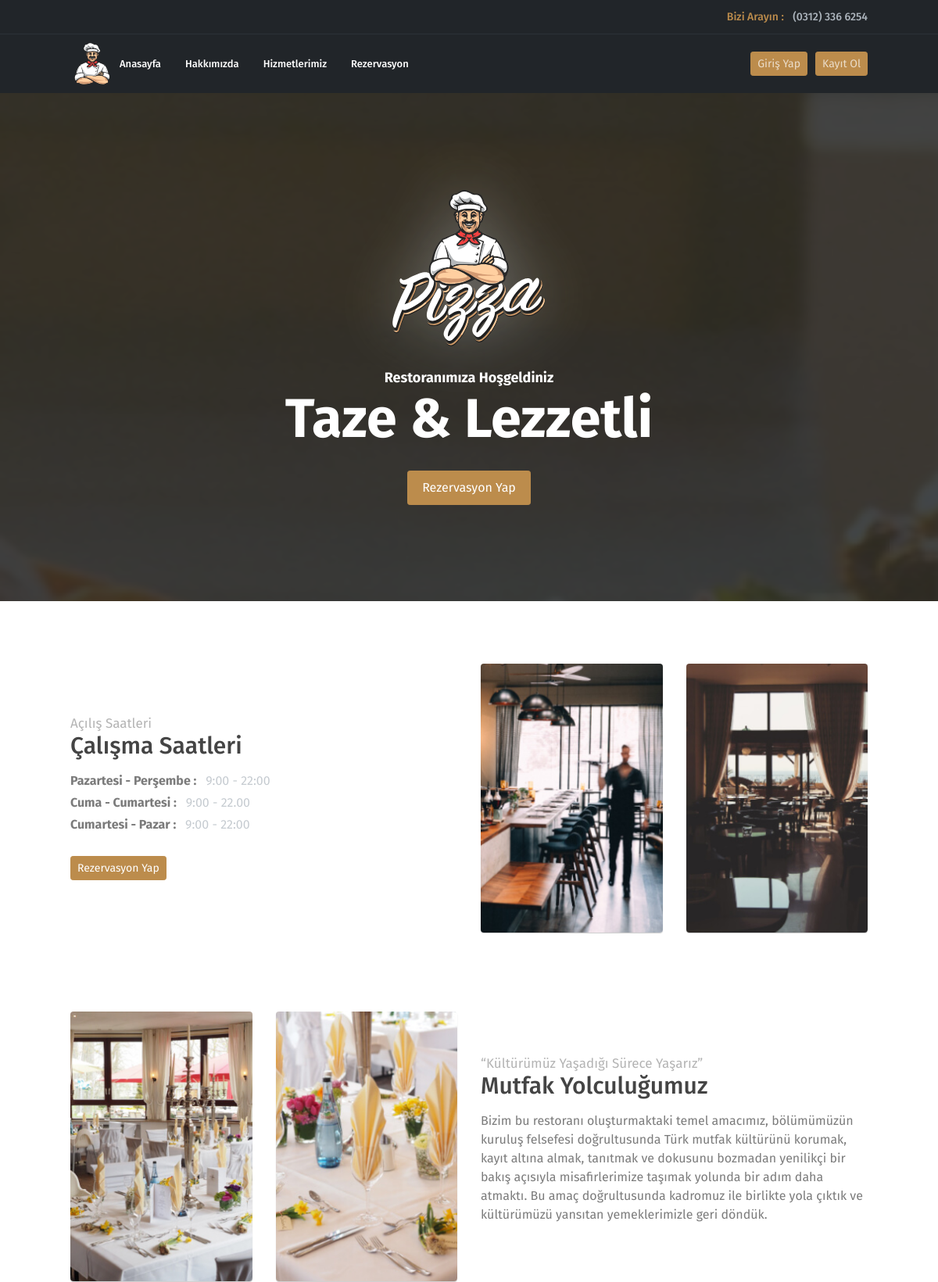
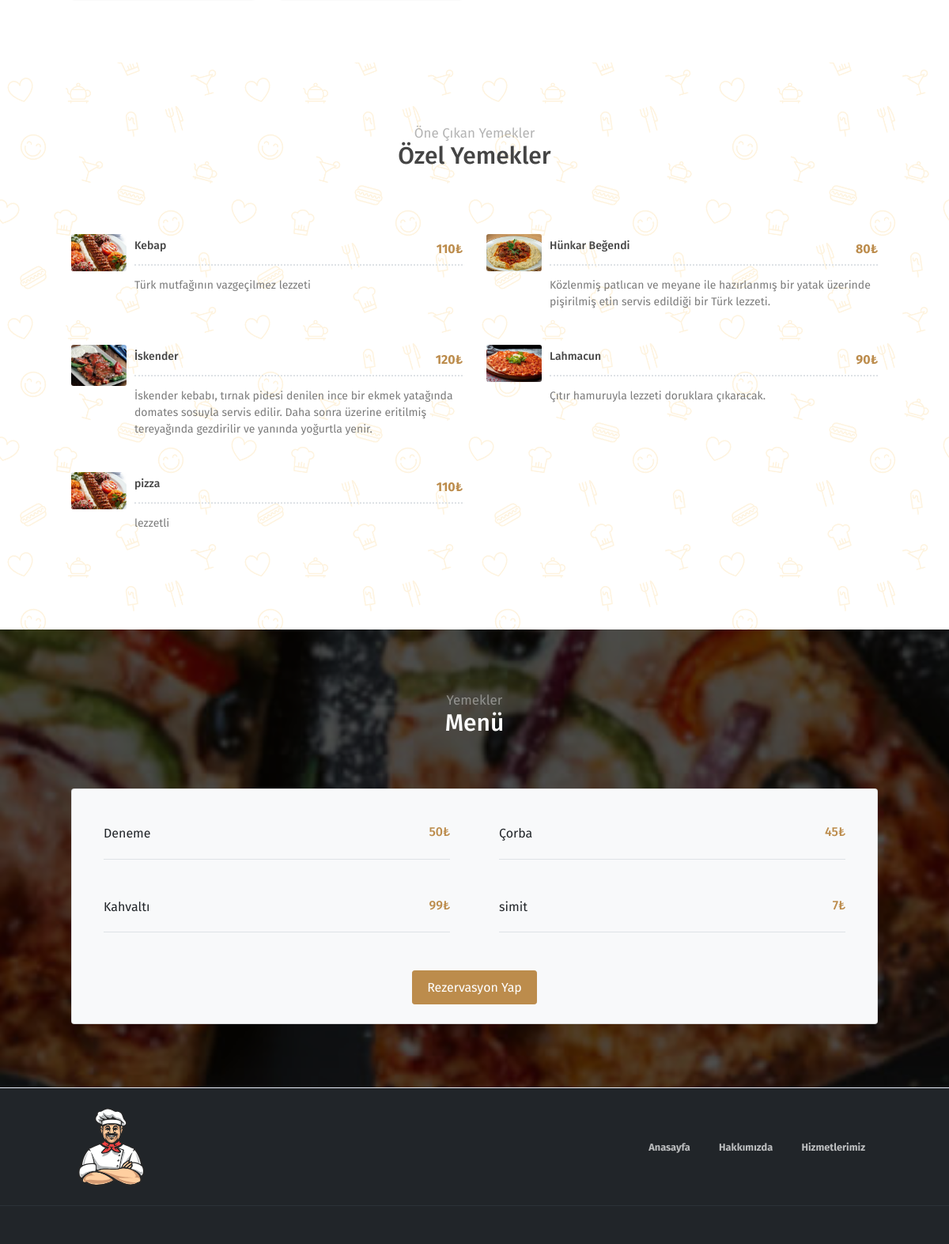
/pigga/index.php, run on the app's committed database (2 pictures, top to bottom).
### tables this page shows
CREATE TABLE `yemekler` (
  `id` int(11) UNSIGNED NOT NULL,
  `yemekAdi` varchar(100) NOT NULL,
  `yemekAciklama` varchar(500) NOT NULL,
  `yemekFiyat` varchar(100) NOT NULL,
  `yemekFoto` varchar(500) NOT NULL
);

CREATE TABLE `alt_yemekler` (
  `id` int(11) UNSIGNED NOT NULL,
  `yemekAdi` varchar(100) NOT NULL,
  `yemekFiyat` varchar(10) NOT NULL
);

### pigga/index.php (the view, shortened to what this page needs)
<?php require("backup.php"); ?>
<!DOCTYPE html>
<html lang="en">
<head>
    <link rel="stylesheet" href="assets/vendors/themify-icons/css/themify-icons.css">
	<link rel="stylesheet" href="assets/css/pigga.css">
</head>
<body data-spy="scroll" data-target=".navbar" data-offset="40" id="home">
    <nav class="navbar nav-first navbar-dark bg-dark">
        <div class="container">
            <ul class="navbar-nav ml-auto">
                <li class="nav-item">
                    <a class="nav-link text-primary" href="#home">Bizi Arayın : <span class="pl-2 text-muted">(0312) 336 6254</span></a>
                </li>
            </ul>
        </div>
    </nav>
    <nav class="nav-second navbar custom-navbar navbar-expand-sm navbar-dark bg-dark sticky-top">
        <div class="container">
            <a href="index.php">
            <img src="assets/imgs/navbar-brand.svg" style="width: 55px; height: 55px;" alt="Download free bootstrap 4 landing page, free boootstrap 4 templates, Download free bootstrap 4.1 landing page, free boootstrap 4.1.1 templates, Pigga Landing page">
            </a>
            <div class="collapse navbar-collapse" id="navbarSupportedContent">
                <ul class="navbar-nav mr-auto">
                    <li class="nav-item">
                        <a class="nav-link" href="index.php">Anasayfa</a>
                    </li>
                    <li class="nav-item">
                        <a class="nav-link" href="#about">Hakkımızda</a>
                    </li>
                    <li class="nav-item">
                        <a class="nav-link" href="#service">Hizmetlerimiz</a>
                    </li>
                    <li class="nav-item">
                        <a class="nav-link" href="rezervasyon.php">Rezervasyon</a>
                    </li>
                </ul>
                    <?php
                        if (isset($_SESSION['kullanici'])){?>
                            <ul class="navbar-nav ml-auto">
                                <li class="nav-item">
                                <div class="btn-group" style="margin-bottom: 5px;">
                                    <button type="button" style="color: #bc8c4c;" class="btn dropdown-toggle btn-sm" data-bs-toggle="dropdown" aria-expanded="false">
                                        <?php echo $getUsername;?>
                                    </button>
                                    <ul class="dropdown-menu" style="background-color: #bc8c4c;">
                                        <li><a class="dropdown-item" href="gecmisRezervasyon.php" style="color:#ffffff; background-color: #bc8c4c;">İşlemler</a></li>
                                    </ul>
                                </div>
                                     <span style="font-size: x-large; margin-left: 5px;">|</span>
                                 </li>
                    <li class="nav-item" style="margin-left: 10px;">
                        <a href="cikisYap.php" class="btn btn-primary btn-sm">Çıkış Yap</a>
                    </li>
                        </ul>
                       <?php }else{?>
                            <ul class="navbar-nav ml-auto">
                    <li class="nav-item">
                        <a href="girisyap.php" class="btn btn-primary btn-sm">Giriş Yap</a>
                    </li>
                    <li class="nav-item" style="margin-left: 10px;">
                        <a href="kayitol.php" class="btn btn-primary btn-sm">Kayıt Ol</a>
                    </li>
                </ul>
                            <?php
                        }
                    ?>
            </div>
        </div>
    </nav>
    <header class="header">
        <div class="overlay">
            <img src="assets/imgs/logo.svg" alt="Download free bootstrap 4 landing page, free boootstrap 4 templates, Download free bootstrap 4.1 landing page, free boootstrap 4.1.1 templates, Pigga Landing page" class="logo">
            <h1 class="subtitle">Restoranımıza Hoşgeldiniz</h1>
            <h1 class="title">Taze &amp; Lezzetli</h1>
            <a class="btn btn-primary mt-3" href="rezervasyon.php">Rezervasyon Yap</a>
        </div>
    </header>
    <section id="about">
        <div class="container">
            <div class="row align-items-center">
                <div class="col-md-6">
                    <h6 class="section-subtitle">Açılış Saatleri</h6>
                    <h3 class="section-title">Çalışma Saatleri</h3>
                    <p class="mb-1 font-weight-bold">Pazartesi - Perşembe : <span class="font-weight-normal pl-2 text-muted">9:00  - 22:00 </span></p>
                    <p class="mb-1 font-weight-bold">Cuma - Cumartesi : <span class="font-weight-normal pl-2 text-muted">9:00  - 22.00</span></p>
                    <p class="mb-1 font-weight-bold">Cumartesi - Pazar : <span class="font-weight-normal pl-2 text-muted">9:00 - 22:00</span></p>
                    <a href="rezervasyon.php" class="btn btn-primary btn-sm w-md mt-4">Rezervasyon Yap</a>
                </div>
                <div class="col-md-6">
                    <div class="row">
                        <div class="col">
                            <img alt="Download free bootstrap 4 landing page, free boootstrap 4 templates, Download free bootstrap 4.1 landing page, free boootstrap 4.1.1 templates, Pigga Landing page" src="assets/imgs/about-1.jpg" class="w-100 rounded shadow">
                        </div>
                        <div class="col">
                            <img alt="Download free bootstrap 4 landing page, free boootstrap 4 templates, Download free bootstrap 4.1 landing page, free boootstrap 4.1.1 templates, Pigga Landing page" src="assets/imgs/about-2.jpg" class="w-100 rounded shadow">
                        </div>
                    </div>
                </div>
            </div>
            <div class="section-devider my-6 transparent"></div>
            <div class="row align-items-center">
                <div class="col-md-6">
                    <h6 class="section-subtitle">“Kültürümüz Yaşadığı Sürece Yaşarız”</h6>
                    <h3 class="section-title">Mutfak Yolculuğumuz</h3>
                    <p>Bizim bu restoranı oluşturmaktaki temel amacımız, bölümümüzün kuruluş felsefesi doğrultusunda Türk mutfak kültürünü korumak, kayıt altına almak, tanıtmak ve dokusunu bozmadan yenilikçi bir bakış açısıyla misafirlerimize taşımak yolunda bir adım daha atmaktı. Bu amaç doğrultusunda kadromuz ile birlikte yola çıktık ve kültürümüzü yansıtan yemeklerimizle geri döndük.</p>
                </div>
                <div class="col-md-6 order-1 order-sm-first">
                    <div class="row">
                        <div class="col">
                            <img alt="Download free bootstrap 4 landing page, free boootstrap 4 templates, Download free bootstrap 4.1 landing page, free boootstrap 4.1.1 templates, Pigga Landing page" src="assets/imgs/about-3.jpg" class="w-100 rounded shadow">
                        </div>
                        <div class="col">
                            <img alt="Download free bootstrap 4 landing page, free boootstrap 4 templates, Download free bootstrap 4.1 landing page, free boootstrap 4.1.1 templates, Pigga Landing page" src="assets/imgs/about-4.jpg" class="w-100 rounded shadow">
                        </div>
                    </div>
                </div>
            </div>
        </div>
    </section>
    <section id="service" class="pattern-style-4 has-overlay">
        <div class="container raise-2">
            <h6 class="section-subtitle text-center">Öne Çıkan Yemekler</h6>
            <h3 class="section-title mb-6 pb-3 text-center">Özel Yemekler</h3>
            <div class="row">
                <?php
                $yemekler = $connect->prepare("SELECT * FROM yemekler");
                $yemekler->execute();
                $kayit = $yemekler->fetchAll(PDO::FETCH_ASSOC);
                if ($yemekler->rowCount()>0){
                    foreach ($kayit as $item) {?>
                <div class="col-md-6 mb-4">
                    <a href="javascrip:void(0)" class="custom-list">
                        <div class="img-holder">
                            <img src="admin/resim/<?php echo $item['yemekFoto']; ?>" alt="<?php echo $item['yemekAdi']; ?>">
                        </div>
                        <div class="info">
                            <div class="head clearfix">
                                <h5 class="title float-left"><?php echo $item['yemekAdi']; ?></h5>
                                <p class="float-right text-primary"><?php echo $item['yemekFiyat']; ?>₺</p>
                            </div>
                            <div class="body">
                                <p><?php echo $item['yemekAciklama']; ?></p>
                            </div>
                        </div>
                    </a>
                </div>
                        <?php
                    }
                        }
                        ?>
            </div>
        </div>
    </section>
    <section class="has-img-bg">
        <div class="container">
            <h6 class="section-subtitle text-center">Yemekler</h6>
            <h3 class="section-title mb-6 text-center">Menü</h3>
            <div class="card bg-light">
                <div class="card-body px-4 pb-4 text-center">
                    <div class="row text-left">
                        <?php
                            $altYemek = $connect->prepare("SELECT * FROM alt_yemekler");
                            $altYemek->execute();
                            $altKayit = $altYemek->fetchAll(PDO::FETCH_ASSOC);
                                if ($altYemek->rowCount()>0){
                                    foreach ($altKayit as $item) {?>
                                        <div class="col-md-6 my-4">
                                            <a  class="pb-3 mx-3 d-block text-dark text-decoration-none border border-left-0 border-top-0 border-right-0">
                                                <div class="d-flex">
                                                    <div class="flex-grow-1">
                                                        <?php echo $item['yemekAdi']; ?>
                                                    </div>
                                                    <h6 class="float-right text-primary"> <?php echo $item['yemekFiyat']; ?>₺</h6>
                                                </div>
                                            </a>
                                        </div>
                                            <?php
                                    }
                                }
                        ?>
                    </div>
                    <a href="rezervasyon.php" class="btn btn-primary mt-4">Rezervasyon Yap</a>
                </div>
            </div>
        </div>
    </section>
    <div class="py-4 border border-lighter border-bottom-0 border-left-0 border-right-0 bg-dark">
        <div class="container">
            <div class="row justify-content-between align-items-center text-center">
                <div class="col-md-3 text-md-left mb-3 mb-md-0">
                    <a href="index.php"><img src="assets/imgs/navbar-brand.svg" width="100" alt="Download free bootstrap 4 landing page, free boootstrap 4 templates, Download free bootstrap 4.1 landing page, free boootstrap 4.1.1 templates, Pigga Landing page" class="mb-0"></a>
                </div>
                <div class="col-md-9 text-md-right">
                    <a href="index.php" style="text-decoration: none;" class="px-3"><small class="font-weight-bold">Anasayfa</small></a>
                    <a href="#about" style="text-decoration: none;" class="px-3"><small class="font-weight-bold">Hakkımızda</small></a>
                    <a href="#service" style="text-decoration: none;" class="px-3"><small class="font-weight-bold">Hizmetlerimiz</small></a>
                </div>
            </div>
        </div>
    </div>
    <footer class="border border-dark border-left-0 border-right-0 border-bottom-0 p-4 bg-dark">
    </footer>
</body>
</html>

### data on the page
yemekler: yemekFoto (picture), yemekAdi "Kebap", yemekFiyat "110", yemekAciklama "Türk mutfağının vazgeçilmez lezzeti"
yemekler: yemekFoto (picture), yemekAdi "Hünkar Beğendi", yemekFiyat "80", yemekAciklama "Közlenmiş patlıcan ve meyane ile hazırlanmış bir yatak üzerinde pişirilmiş etin servis edildiği bir Türk lezzeti."
yemekler: yemekFoto (picture), yemekAdi "İskender", yemekFiyat "120", yemekAciklama "İskender kebabı, tırnak pidesi denilen ince bir ekmek yatağında domates sosuyla servis edilir. Daha sonra üzerine eritilmiş tereyağında gezdirilir ve yanında yoğurtla yenir."
yemekler: yemekFoto (picture), yemekAdi "Lahmacun", yemekFiyat "90", yemekAciklama "Çıtır hamuruyla lezzeti doruklara çıkaracak."
yemekler: yemekFoto (picture), yemekAdi "pizza", yemekFiyat "110", yemekAciklama "lezzetli"
alt_yemekler: yemekAdi "Deneme", yemekFiyat "50"
alt_yemekler: yemekAdi "Çorba", yemekFiyat "45"
alt_yemekler: yemekAdi "Kahvaltı", yemekFiyat "99"
alt_yemekler: yemekAdi "simit", yemekFiyat "7"
